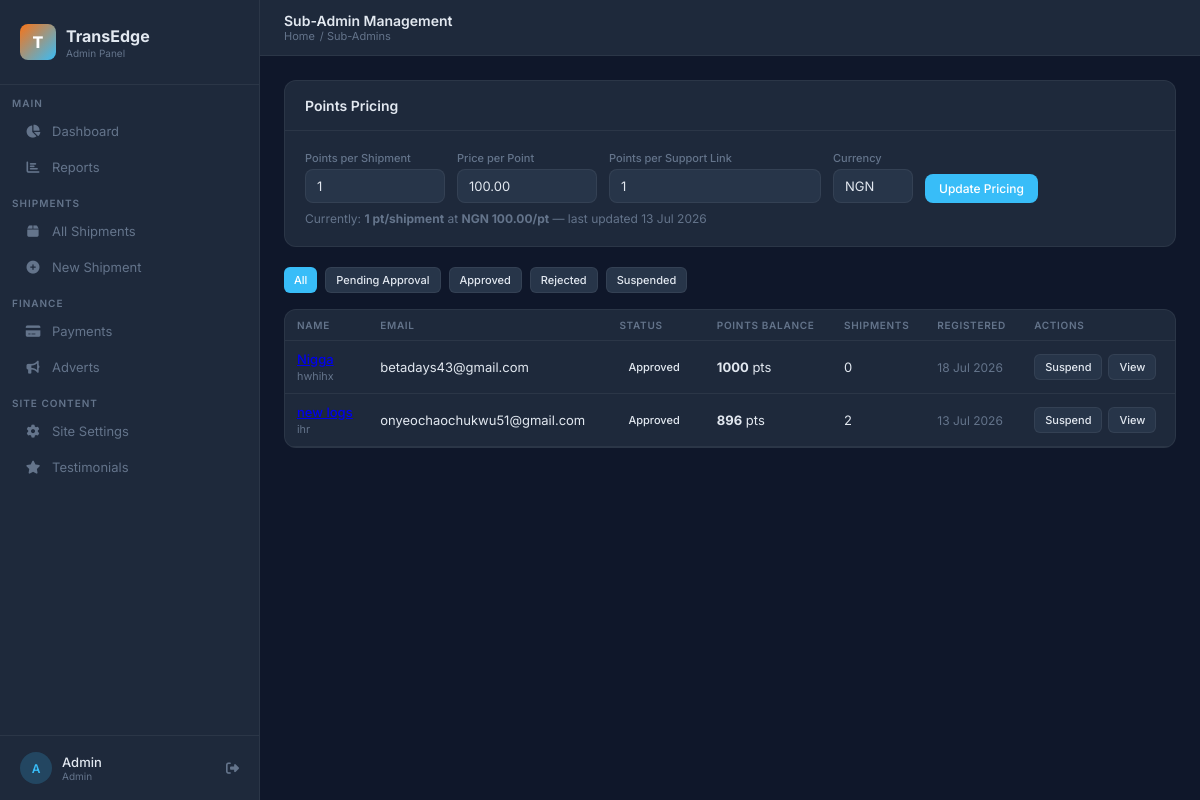
Page /shipping/admin-portal/sub-admins/ (signed in) on the earlier database version.
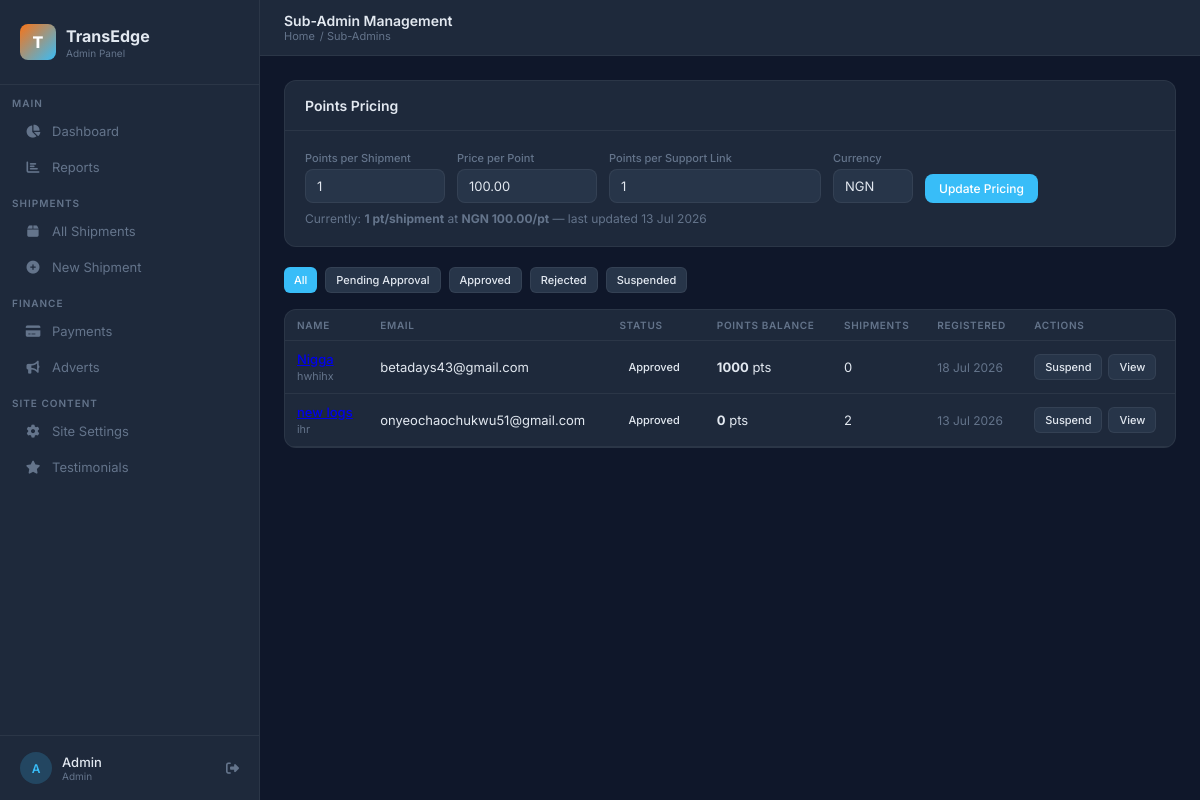
Same page on the later database version.
### Business/models.py (models this page shows, shortened)
class SubAdminProfile(models.Model):
    class ApprovalStatus(models.TextChoices):
        PENDING   = "pending",   "Pending Approval"
        APPROVED  = "approved",  "Approved"
        REJECTED  = "rejected",  "Rejected"
        SUSPENDED = "suspended", "Suspended"
    user            = models.OneToOneField(
        settings.AUTH_USER_MODEL,
        on_delete=models.CASCADE,
        related_name="sub_admin_profile",
    )
    approval_status = models.CharField(
        max_length=10,
        choices=ApprovalStatus.choices,
        default=ApprovalStatus.PENDING,
    )
    approved_by     = models.ForeignKey(
        settings.AUTH_USER_MODEL,
        on_delete=models.SET_NULL,
        null=True, blank=True,
        related_name="approved_sub_admins",
    )
    approved_at        = models.DateTimeField(null=True, blank=True)
    rejection_reason   = models.TextField(blank=True)
    points_balance     = models.PositiveIntegerField(default=0)
    company_name       = models.CharField(max_length=255, blank=True)
    phone              = models.CharField(max_length=20, blank=True)
    address            = models.TextField(blank=True)
    created_at         = models.DateTimeField(auto_now_add=True)
    updated_at         = models.DateTimeField(auto_now=True)
    avatar          = models.ImageField(upload_to="avatars/", null=True, blank=True)
    whatsapp_number = models.CharField(max_length=20, blank=True)
    referral_code   = models.CharField(max_length=12, unique=True, blank=True, default="")
    referred_by     = models.ForeignKey(
        "self", null=True, blank=True,
        on_delete=models.SET_NULL, related_name="referrals",
    )
    last_activity   = models.DateTimeField(null=True, blank=True)

class User(AbstractBaseUser, PermissionsMixin):
    class Role(models.TextChoices):
        ADMIN     = "admin",     "Admin"
        STAFF     = "staff",     "Staff"
        SUB_ADMIN = "sub_admin", "Sub Admin"
    id          = models.UUIDField(primary_key=True, default=uuid.uuid4, editable=False)
    email       = models.EmailField(unique=True)
    full_name   = models.CharField(max_length=255)
    phone       = models.CharField(max_length=20, blank=True)
    role        = models.CharField(max_length=10, choices=Role.choices, default=Role.STAFF)
    is_active   = models.BooleanField(default=True)
    is_staff    = models.BooleanField(default=False)
    date_joined = models.DateTimeField(default=timezone.now)
    groups = models.ManyToManyField(
        'auth.Group',
        related_name='business_user_set',
        blank=True,
    )
    user_permissions = models.ManyToManyField(
        'auth.Permission',
        related_name='business_user_set',
        blank=True,
    )
    objects = UserManager()
    USERNAME_FIELD  = "email"
    REQUIRED_FIELDS = ["full_name"]

### Business/sub_admin_views.py (the view)
    def wrapper(request, *args, **kwargs):
        if not request.user.is_authenticated:
            return redirect("admin-login")
        if request.user.role != User.Role.ADMIN:
            messages.error(request, "Super admin access required.")
            return redirect("admin-dashboard")
        return view_func(request, *args, **kwargs)

### Business/context_processors.py (called while the page is built, shortened)
def unread_notifications(request):
    user = getattr(request, "user", None)
    if not user or not user.is_authenticated or user.role != User.Role.SUB_ADMIN:
        return {"unread_notifications": 0}

def branding(request):
    ref = request.session.get("active_referral_code")
    profile = SubAdminProfile.objects.filter(referral_code=ref).first() if ref else None
    settings_ctx = (
        SubAdminSiteSettings.for_user(profile.user) if profile
        else default_settings_context()
    )
    return {
        "settings": settings_ctx,
        "profile": profile,
        "testimonials": Testimonial.objects.filter(is_active=True).order_by("sort_order"),
        "gallery_images": BrandGalleryImage.objects.filter(is_active=True).order_by("sort_order"),
    }

### Business/models.py (called while the page is built)
    @classmethod
    def get_current(cls):
        obj, _ = cls.objects.get_or_create(pk=1)
        return obj

### Business/templates/admin/manage_sub_admins.html (shortened to what the changed rows need)
{% extends "admin/base_admin.html" %}
{% block content %}
<div class="card">
  <div class="card-body" style="padding:0;">
    <table>
      <thead>
        <tr>
          <th>Name</th>
          <th>Email</th>
          <th>Status</th>
          <th>Points Balance</th>
          <th>Shipments</th>
          <th>Registered</th>
          <th>Actions</th>
        </tr>
      </thead>
      <tbody>
        {% for profile in page_obj %}
        <tr>
          <td>
            <a href="{% url 'sub-admin-detail' profile.pk %}" style="font-weight:500;">
            </a>
            {% if profile.company_name %}
            <br><small style="color:var(--muted);">{{ profile.company_name }}</small>
            {% endif %}
          </td>
          <td style="font-size:13px;">{{ profile.user.email }}</td>
          <td>
            {% if profile.approval_status == 'approved' %}
              <span class="badge b-delivered">Approved</span>
            {% elif profile.approval_status == 'pending' %}
              <span class="badge b-pending">Pending</span>
            {% elif profile.approval_status == 'rejected' %}
              <span class="badge b-unpaid">Rejected</span>
            {% else %}
              <span class="badge b-held">Suspended</span>
            {% endif %}
          </td>
          <td>
            <strong>{{ profile.points_balance }}</strong> pts
          </td>
          <td>{{ profile.user.created_shipments.count }}</td>
          <td style="font-size:12px;color:var(--muted);">{{ profile.created_at|date:"d M Y" }}</td>
          <td>
            <div style="display:flex;gap:6px;flex-wrap:wrap;">
              {% if profile.approval_status == 'pending' %}
                <form method="post" action="{% url 'approve-sub-admin' profile.pk %}">
                  {% csrf_token %}
                  <button class="btn btn-primary btn-sm">Approve</button>
                </form>
                <button class="btn btn-danger btn-sm"
                        onclick="document.getElementById('reject-{{ profile.pk }}').style.display='flex'">
                  Reject
                </button>
              {% elif profile.approval_status == 'approved' %}
                <form method="post" action="{% url 'suspend-sub-admin' profile.pk %}"
                      onsubmit="return confirm('Suspend {{ profile.user.full_name }}?')">
                  <button class="btn btn-ghost btn-sm">Suspend</button>
                </form>
              {% elif profile.approval_status == 'suspended' %}
                <form method="post" action="{% url 'reinstate-sub-admin' profile.pk %}">
                  {% csrf_token %}
                  <button class="btn btn-primary btn-sm">Reinstate</button>
                </form>
              {% elif profile.approval_status == 'rejected' %}
                <form method="post" action="{% url 'approve-sub-admin' profile.pk %}">
                  {% csrf_token %}
                  <button class="btn btn-primary btn-sm">Approve Instead</button>
                </form>
              {% endif %}
              <a href="{% url 'sub-admin-detail' profile.pk %}" class="btn btn-ghost btn-sm">View</a>
            </div>
          </td>
        </tr>
        {% empty %}
        <tr>
          <td colspan="7" style="text-align:center;color:var(--muted);padding:30px;">
            No sub-admins found.
          </td>
        </tr>
        {% endfor %}
      </tbody>
    </table>
  </div>
</div>
{% endblock %}

Differences in the rows shown:
changed SubAdminProfile "13 Jul 2026": points_balance "896" → "0"
